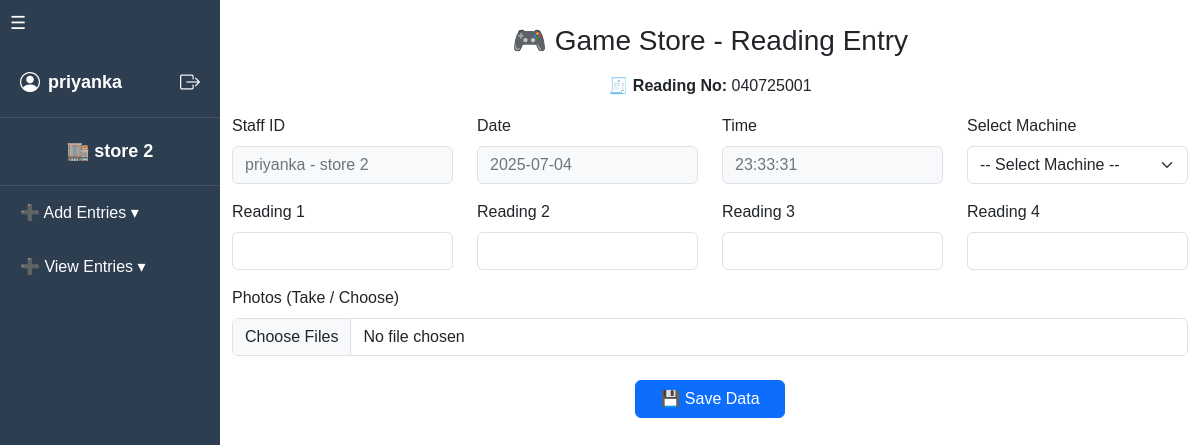
Page / (signed in) on the earlier database version.
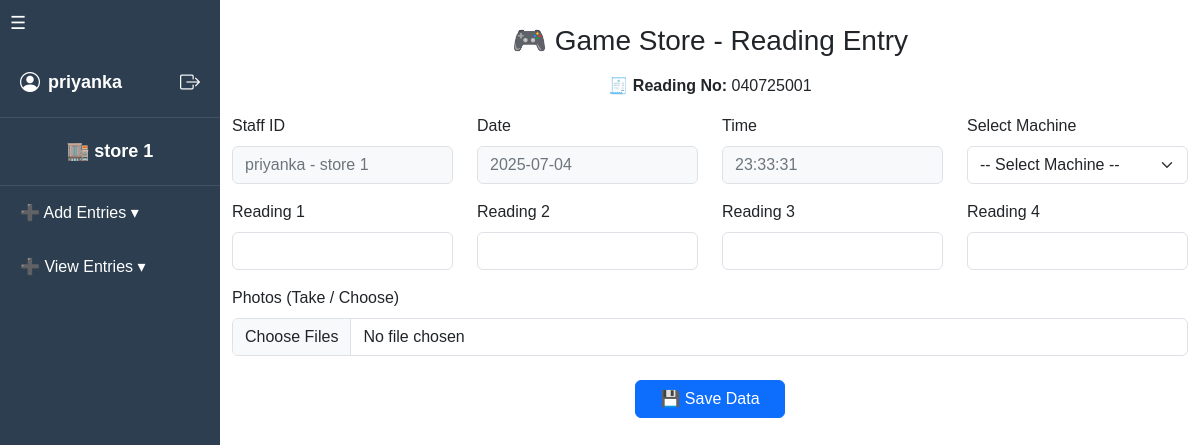
Same page on the later database version.
### videostore/models.py (models this page shows)
class User(AbstractUser):
    ROLE_CHOICES = (
        ('superadmin', 'SuperAdmin'),
        ('staff', 'Staff'),
    )
    role = models.CharField(max_length=20, choices=ROLE_CHOICES)
    store = models.ForeignKey('Store', on_delete=models.SET_NULL, null=True, blank=True)
    phone_number = models.CharField(max_length=20, blank=True, null=True)

class Store(models.Model):
    name = models.CharField(max_length=100)
    location = models.CharField(max_length=255, blank=True)

### videostore/views.py (the view, shortened to what this page needs)
# urls.py: path('', views.staff_entry, name='staff_entry'),
@login_required
def staff_entry(request):
    user = request.user
    if user.role == 'staff':
        if not user.store:
            messages.error(request, "You are not assigned to any store.")
            return redirect('custom_login')
        machines = Machine.objects.filter(store=user.store)
    elif user.is_superuser or user.role == 'superadmin':
        machines = Machine.objects.all()
    else:
        messages.error(request, "Unauthorized access.")
        return redirect('custom_login')
    now = timezone.now()
    context = {
        'now': now,
        'machines': machines,
        'Reading_no': generate_bill_no(),
    }
    return render(request, 'staff_entry.html', context)

### videostore/views.py (called while the page is built)
def generate_bill_no():
    india_tz = pytz.timezone("Asia/Kolkata")
    now = timezone.now().astimezone(india_tz)
    today_str = now.strftime("%d%m%y")
    last_bill = GameData.objects.filter(bill_no__startswith=today_str).aggregate(Max('bill_no'))['bill_no__max']
    if last_bill:
        last_seq = int(last_bill[-3:])
        next_seq = f"{last_seq + 1:03d}"
    else:
        next_seq = "001"
    return today_str + next_seq

### videostore/templates/staff_entry.html (shortened to what this page needs)
{% extends 'base.html' %}
{% load static %}
{% block content %}
<div class="container mt-4">
  <h3 class="text-center mb-3">🎮 Game Store - Reading Entry</h3>
  <div class="text-center mb-3">
    <strong>🧾 Reading No:</strong> {{ Reading_no }}
  </div>
  <form method="POST" enctype="multipart/form-data" id="entryForm">
  <div class="row mb-3">
    <div class="col-md-3">
      <label class="form-label">Staff ID</label>
      <input type="text" class="form-control readonly-field"
             value="{{ request.user.username }}{% if request.user.store %} - {{ request.user.store.name }}{% endif %}"
             readonly>
    </div>
    <div class="col-md-3">
      <label class="form-label">Date</label>
      <input type="text" class="form-control readonly-field" value="{{ now|date:'Y-m-d' }}" readonly>
    </div>
    <div class="col-md-3">
      <label class="form-label">Time</label>
      <input type="text" class="form-control readonly-field" value="{{ now|time:'H:i:s' }}" readonly>
    </div>
    <div class="col-md-3">
      <label class="form-label">Select Machine</label>
      <select class="form-select" name="machine" required>
        <option value="">-- Select Machine --</option>
      </select>
    </div>
  </div>
  <div class="row mb-3">
    <div class="col-md-3">
      <label class="form-label">Reading 1</label>
      <input type="number" class="form-control" name="reading_1" min="0" required
             value="{{ entry.reading_1|default_if_none:'' }}">
    </div>
    <div class="col-md-3">
      <label class="form-label">Reading 2</label>
      <input type="number" class="form-control" name="reading_2" min="0" required
             value="{{ entry.reading_2|default_if_none:'' }}">
    </div>
    <div class="col-md-3">
      <label class="form-label">Reading 3</label>
      <input type="number" class="form-control" name="reading_3" min="0" required
             value="{{ entry.reading_3|default_if_none:'' }}">
    </div>
    <div class="col-md-3">
      <label class="form-label">Reading 4</label>
      <input type="number" class="form-control" name="reading_4" min="0" required
             value="{{ entry.reading_4|default_if_none:'' }}">
    </div>
  </div>
  <div class="mb-3">
    <label class="form-label">Photos (Take / Choose)</label>
    <input type="file" id="photoInput" name="photos" accept="image/*"
           capture="environment" multiple class="form-control mb-2">
  </div>
  <div class="text-center">
    <button type="submit" class="btn btn-primary px-4">
      {% if entry %}💾 Update Data{% else %}💾 Save Data{% endif %}
    </button>
  </div>
</form>
</div>
{% endblock %}

### videostore/templates/base.html (shortened to what this page needs)
<!DOCTYPE html>
<html lang="en">
<head>
  <link href="https://cdn.jsdelivr.net/npm/bootstrap@5.3.3/dist/css/bootstrap.min.css" rel="stylesheet">
  <link href="https://cdn.jsdelivr.net/npm/bootstrap-icons@1.11.3/font/bootstrap-icons.css" rel="stylesheet">
</head>
<body>
  <div class="d-block d-md-flex">
    <div class="desktop-sidebar d-none d-md-block" id="sidebar">
      <button class="toggle-btn" onclick="toggleSidebar()">☰</button>
      <div class="sidebar-header d-flex align-items-center justify-content-between profile-section">
        <div class="d-flex align-items-center username-text">
          <i class="bi bi-person-circle me-2 fs-5"></i>
          <span>{{ request.user.username }}</span>
        </div>
        <a href="{% url 'custom_logout' %}" class="text-light logout-icon" title="Logout">
          <i class="bi bi-box-arrow-right fs-5"></i>
        </a>
      </div>
      <div class="sidebar-header small text-center store-info">
        {% if request.user.store %}
          🏬 {{ request.user.store.name }}
        {% endif %}
      </div>
      <ul class="nav nav-text">
        <li class="has-submenu">
          <a href="" class="menu-toggle">➕ Add Entries ▾</a>
        </li>
        <li class="has-submenu">
          <a href="" class="menu-toggle">➕ View Entries ▾</a>
        </li>
      </ul>
    </div>
    <div class="content">
      {% block content %}{% endblock %}
    </div>
  </div>
</body>
</html>

### videostore/templates/base.html (style rules this page uses)
html, body { margin: 0; font-family: Arial, sans-serif; max-width: 100%; overflow-x: hidden; }
.desktop-sidebar { background-color: #2c3e50; color: white; min-width: 220px; max-width: 220px; height: 100vh; overflow-y: auto; transition: all 0.3s ease-in-out; }
.desktop-sidebar .sidebar-header { padding: 20px; font-size: 18px; font-weight: bold; text-align: center; border-bottom: 1px solid rgba(255,255,255,0.1); }
.desktop-sidebar ul.nav { list-style: none; padding: 0; margin: 0; }
.desktop-sidebar ul.nav li { padding: 15px 20px; }
.desktop-sidebar ul.nav li a { color: white; text-decoration: none; display: block; }
.desktop-sidebar .toggle-btn { background: none; border: none; color: white; font-size: 18px; padding: 10px; cursor: pointer; text-align: left; width: 100%; }
.content { padding: 20px; flex-grow: 1; }

### videostore/templates/staff_entry.html (style rules this page uses)
.readonly-field[readonly] { background-color: #f8f9fa; color: #6c757d; font-weight: 500; cursor: not-allowed; }
.content,.card-body { padding: 0px !important; }

Differences in the rows shown:
changed User "priyanka": user.store.name "store 2" → "store 1"; user.username "priyanka - store 2" → "priyanka - store 1"
